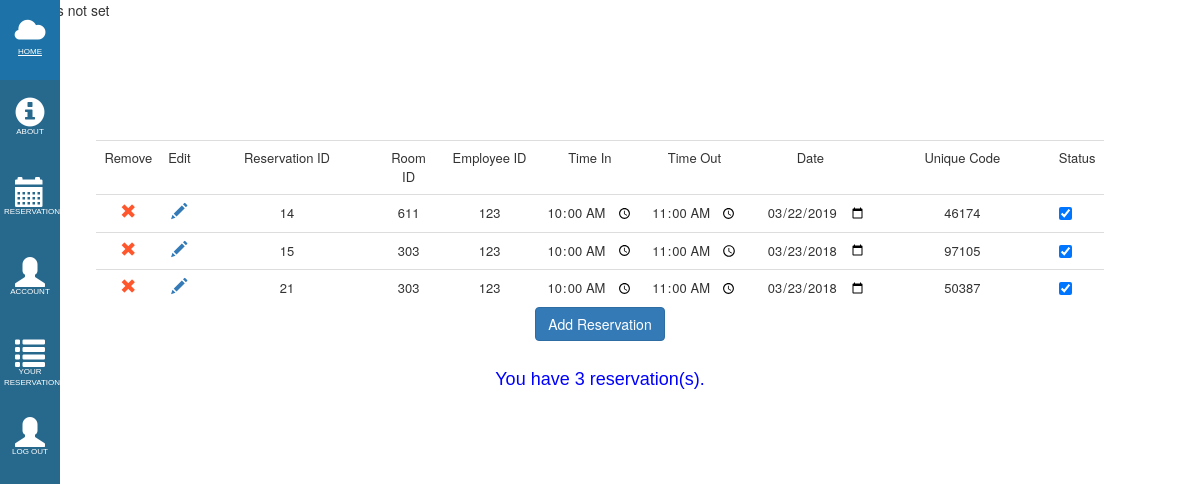
Page /user_reservation.php (signed in) on the earlier database version.
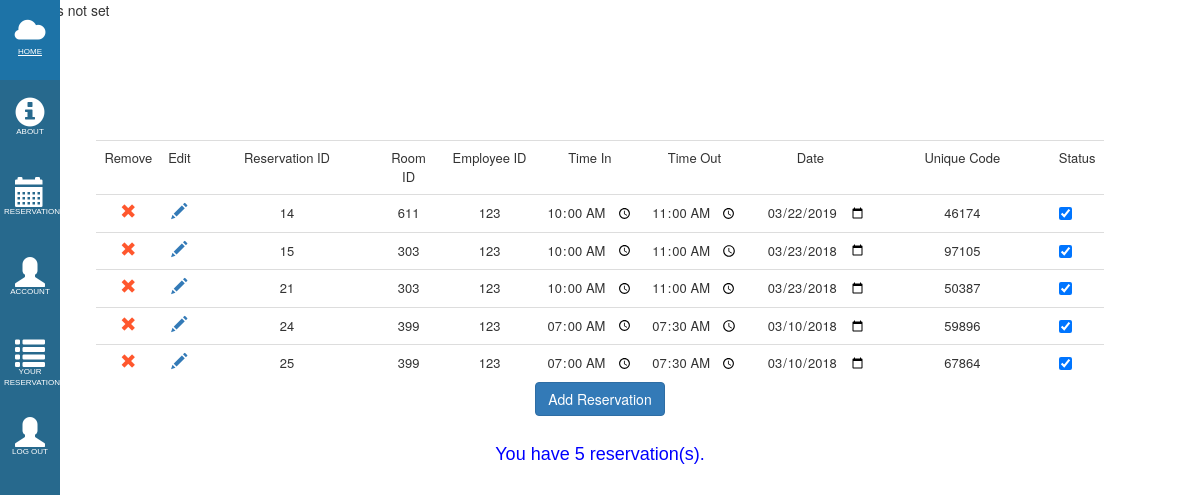
Same page on the later database version.
### tables this page shows
CREATE TABLE `tbl_sched` (
  `id` int(11) NOT NULL,
  `room_id` varchar(5) NOT NULL,
  `emp_id` varchar(5) NOT NULL,
  `time_in` time NOT NULL,
  `time_out` time NOT NULL,
  `date` date NOT NULL,
  `u_code` varchar(5) NOT NULL,
  `Status` tinyint(1) NOT NULL
);

### user_reservation.php (the view, shortened to what the changed rows need)
<html>
<head>
    <link rel="stylesheet" href="css/bootstrap.min.css">
    <link rel="stylesheet" href="bren/side_bar.css" type="text/css">
</head>
<body>
<div class="container">
        <table class="table">
            <tr class="headers">
            </tr>
            <?php
            include 'connect.php';
            $SQL ="SELECT * FROM accounts WHERE Acc_Uname='".$_SESSION['username']."'";
            $res = mysqli_query($con, $SQL);
            $row1= mysqli_fetch_array($res);
            $sql1 ="select * from tbl_sched WHERE emp_id='".$row1['Employee_ID']."'";
            $res1 = mysqli_query($con, $sql1);
            while($row= mysqli_fetch_array($res1))
            {
            ?>
            <form <?php echo ($_SESSION["count"]==2) ? 'method=\'post\' action=\'cell_edit_user.php\'' : '' ?>>
            <tr>
                <td align="center"><a onclick="return del()" href="delsched_user.php?SID=<?php echo $row['id']; ?>"><span class="glyphicon glyphicon-remove"></span></a></td>
                <td align="center"><a href="cell_edit_user.php?SID=<?php echo $row['id']; ?>"><<?php echo ($_SESSION["count"]==2 && $_SESSION["selected"]==$row['id']) ? 'button name=\'save_button\' type=submit class="btn btn-link save"' : 'span' ?> class=<?php echo ($_SESSION["count"]==2 && $_SESSION["selected"]==$row['id']) ? "'glyphicon glyphicon-floppy-disk'" : "'glyphicon glyphicon-pencil'"?>><?php
                        echo ($_SESSION["count"]==2 && $_SESSION["selected"]==$row['id']) ? '<span class="glyphicon glyphicon-floppy-disk"></span></button>' : '</span>';
                        ?></a></td>
                    <td><input class="<?php echo 'cell'.$row['id']?> table_cell" name="reserv_id" id="reserv_id" value=<?php echo $row['id']; ?> readonly></td>
                <td><input class="<?php echo 'cell'.$row['id']?> table_cell" name="room_id" id="room_id" value=<?php echo $row['room_id']; ?> <?php echo ($_SESSION["count"]==2 && $row['id']!=$_SESSION["selected"]) ? "readonly" : ""?>> </td>
                <td><input class="table_cell <?php echo 'cell'.$row['id']?>" name="emp_id" id="emp_id" value=<?php echo $row['emp_id']; ?>  <?php echo ($_SESSION["count"]==2 && $row['id']!=$_SESSION["selected"]) ? "readonly" : ""?>></td>
                <td><input type="time" class="table_cell <?php echo 'cell'.$row['id']?>" name="time_in" value="<?php echo $row['time_in']; ?>"  <?php echo ($_SESSION["count"]==2 && $row['id']!=$_SESSION["selected"]) ? "readonly" : ""?>></td>
                <td><input type="time" class="table_cell <?php echo 'cell'.$row['id']?>" name="time_out" value=<?php echo $row['time_out']; ?>  <?php echo ($_SESSION["count"]==2 && $row['id']!=$_SESSION["selected"]) ? "readonly" : ""?>></td>
                <td><input type="date" class="table_cell <?php echo 'cell'.$row['id']?>" name="date" value=<?php echo $row['date']; ?>  <?php echo ($_SESSION["count"]==2 && $row['id']!=$_SESSION["selected"]) ? "readonly" : ""?>></td>
                <td><input type="text" class="table_cell <?php echo 'cell'.$row['id']?>" name="unique" id="unique" value=<?php echo $row['u_code']; ?>  <?php echo ($_SESSION["count"]==2 && $row['id']!=$_SESSION["selected"]) ? "readonly" : ""?>></td>
                <td><input type="checkbox" class="table_cell <?php echo 'cell'.$row['id']?>" name="status" <?php echo ($row['Status'] == TRUE) ? "checked" : "";?>  <?php echo ($_SESSION["count"]==2 && $row['id']!=$_SESSION["selected"]) ? "disabled = \"disabled\"" : ""?>></td>
            </tr>
            </form>
            <?php
            }
            ?>
        </table>
    <a href="addsched_user.php"> <button class="btn btn-primary">Add Reservation</button></a><br>
        <font size="4" face="arial"  color="blue">
            <?php
            include 'connect.php';
            $SQL ="SELECT * FROM accounts WHERE Acc_Uname='".$_SESSION['username']."'";
            $res2 = mysqli_query($con, $SQL);
            $row2= mysqli_fetch_array($res2);
            $sql1 ="select * from tbl_sched WHERE emp_id='".$row2['Employee_ID']."'";
            $res3 = mysqli_query($con, $sql1);
            $rows = mysqli_num_rows($res3);
            echo "<br>";
            echo "You have " . $rows . " reservation(s). ";
            ?>
        </font>
</div>
</body>
</html>

Differences in the rows shown:
added tbl_sched: reserv_id "24", room_id "399", emp_id "123", time_in "07:00:00", time_out "07:30:00", date "03/10/2018", unique "59896", Status "☑"
added tbl_sched: reserv_id "25", room_id "399", emp_id "123", time_in "07:00:00", time_out "07:30:00", date "03/10/2018", unique "67864", Status "☑"
Other differences:
$rows: "3" → "5"
